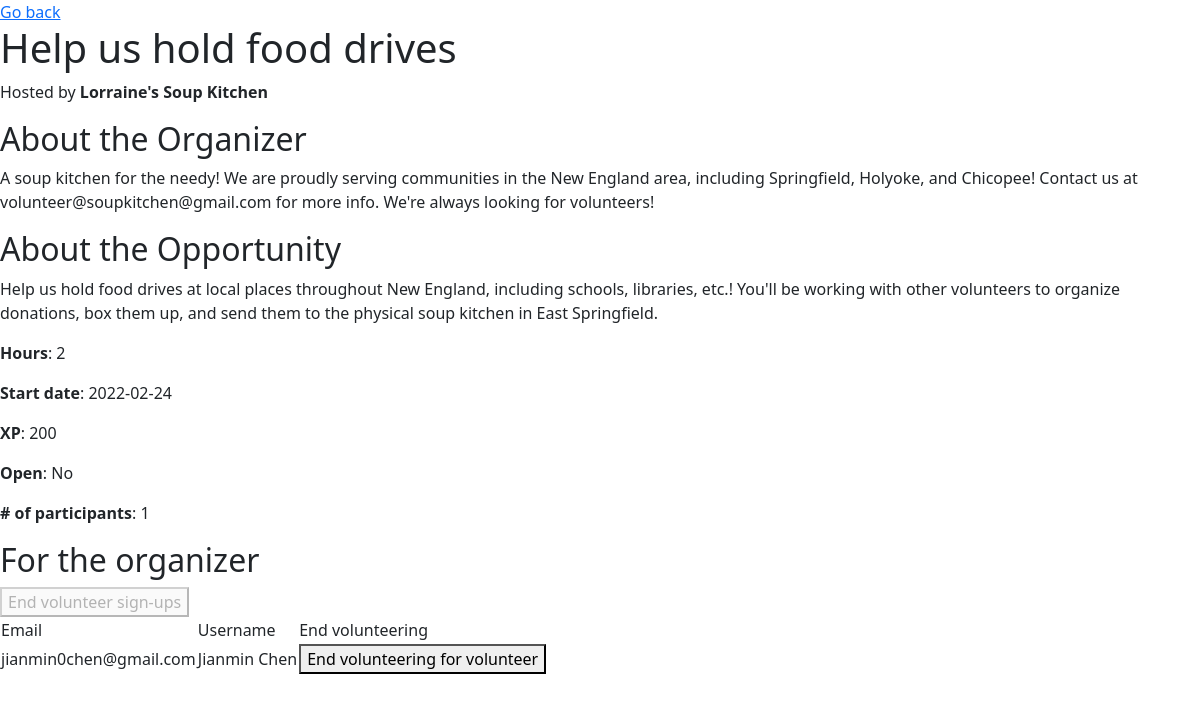
Screenshot of /opportunity/1 (signed in) with the database file from the repository.
### database.py (models this page shows)
class Event(db.Model):
    __tablename__ = "events"
    id = db.Column(db.Integer, primary_key=True)
    title = db.Column(db.String(64), nullable=False)
    description = db.Column(db.String(512), nullable=False)
    hours = db.Column(db.SmallInteger, nullable=False)
    start_date = db.Column(db.Date, default=datetime.utcnow(), nullable=False)
    xp = db.Column(db.SmallInteger, nullable=False)
    ended = db.Column(db.Boolean, default=False, nullable=False)
    organization_id = db.Column(db.String, db.ForeignKey("organizations.id"), nullable=False)
    organizer = db.relationship("Organization", back_populates="events")
    participants = db.relationship("Participant", back_populates="event")

class Organization(db.Model):
    __tablename__ = "organizations"
    id = db.Column(db.String, primary_key=True)
    name = db.Column(db.String(64), nullable=False, unique=True)
    description = db.Column(db.String(512), nullable=False)
    password = db.Column(db.String, nullable=False)
    events = db.relationship("Event", back_populates="organizer")

class Participant(db.Model):
    __tablename__ = "participants"
    id = db.Column(db.Integer, primary_key=True)
    user_id = db.Column(db.String, db.ForeignKey("users.id"), nullable=False)
    event_id = db.Column(db.Integer, db.ForeignKey("events.id"), nullable=False)
    xp_given = db.Column(db.Boolean, default=False, nullable=False)
    event = db.relationship("Event", back_populates="participants")
    user = db.relationship("User", back_populates="events")

class User(db.Model):
    __tablename__ = "users"
    id = db.Column(db.String, primary_key=True)
    username = db.Column(db.String(64), nullable=False, unique=True)
    email = db.Column(db.String(64), nullable=False, unique=True)
    password = db.Column(db.String, nullable=False)
    xp = db.Column(db.Integer, default=0, nullable=False)
    events = db.relationship("Participant", back_populates="user")

### routes/events.py (the view, shortened to what this page needs)
@blueprint.route("/opportunity/<id>")
@authorize_both
def opportunity(id):
    opportunity = db.session.execute(
        select(Event).where(Event.id == id)
    ).fetchone()
    if not opportunity:
        flash("No opportunity found.")
        return redirect("/")
    opportunity = opportunity[0]
    is_organizer = False
    joined = False
    if opportunity.organization_id == session["id"]:
        is_organizer = True
    return render_template("opportunity.html", opportunity=opportunity, is_organizer=is_organizer, joined=joined)

### app.py (called while the page is built)
@app.after_request
def after_request(response):
    response.headers["Cache-Control"] = "no-cache, no-store, must-revalidate"
    response.headers["Expires"] = 0
    response.headers["Pragma"] = "no-cache"
    return response

### helpers.py (called while the page is built)
def logged_in_as_user():
    if session.get("id") is None or session.get("password") is None:
        return False
    query = db.session.execute(
        select(User).where(User.id == session["id"])
    ).fetchone()
    if not query:
        return False
    elif not check_password_hash(query[0].password, session["password"]):
        return False
    return True

def logged_in_as_organization():
    if session.get("id") is None or session.get("password") is None:
        return False
    query = db.session.execute(
        select(Organization).where(Organization.id == session["id"])
    ).fetchone()
    if not query:
        return False
    elif not check_password_hash(query[0].password, session["password"]):
        return False
    return True

def authorize_both(f):
    @wraps(f)
    def decorate(*args, **kwargs):
        if not logged_in_as_user() and not logged_in_as_organization():
            flash("Oops, looks like you need to log in first!")
            return redirect("/signin")
        return f(*args, **kwargs)
    return decorate

### templates/opportunity.html (shortened to what this page needs)
{% extends "layout.html" %}
{% block body %}
    <a href="{{ url_for('general.index') }}">Go back</a>
    <h1>{{ opportunity.title }}</h1>
    <p>Hosted by <b>{{ opportunity.organizer.name }}</b></p>
    <h2>About the Organizer</h2>
    <p>{{ opportunity.organizer.description }}</p>
    <h2>About the Opportunity</h2>
    <p>{{ opportunity.description }}</p>
    <p><b>Hours</b>: {{ opportunity.hours }}</p>
    <p><b>Start date</b>: {{ opportunity.start_date }}</p>
    <p><b>XP</b>: {{ opportunity.xp }}</p>
    <p><b>Open</b>: {{ "No" if opportunity.ended else "Yes" }}</p>
    <p><b># of participants</b>: {{ opportunity.participants | length }}</p>
    {% if is_organizer %}
        <h2>For the organizer</h2>
        {% if opportunity.participants | length %}
            <table>
                <thead>
                    <tr>
                        <td>Email</td>
                        <td>Username</td>
                        <td>End volunteering</td>
                    </tr>
                </thead>
                <tbody>
                    {% for participant in opportunity.participants %}
                        <tr>
                            <td>{{ participant.user.email }}</td>
                            <td>{{ participant.user.username }}</td>
                            <td>
                                <form action="{{ url_for('events.end_individual') }}" methos="post">
                                    <button type="submit">End volunteering for volunteer</button>
                                </form>
                            </td>
                        </tr>
                    {% endfor %}
                </tbody>
        {% else %}
            <p>No volunteers yet.</p>
        {% endif %}
        {% if not opportunity.ended %}
            <form action="{{ url_for('events.end') }}" method="post">
                <input type="hidden" name="id" value="{{ opportunity.id }}"/>
                <button type="submit">End volunteer sign-ups</button>
            </form>
        {% else %}
            <button disabled>End volunteer sign-ups</button>
        {% endif %}
    {% endif %}
{% endblock %}

### rows the page displays
Event: title "Help us hold food drives", description "Help us hold food drives at local places throughout New England, including schools, libraries, etc.! You'll be working with other volunteers to organize donations, box them up, and send them to the physical soup kitchen in East Springfield.", hours "2", start_date "2022-02-24", xp "200", ended "No"
Organization: organizer.name "Lorraine's Soup Kitchen", organizer.description "A soup kitchen for the needy! We are proudly serving communities in the New England area, including Springfield, Holyoke, and Chicopee! Contact us at volunteer@soupkitchen@gmail.com for more info. We're always looking for volunteers!"
Participant: user.email "jianmin0chen@gmail.com", user.username "Jianmin Chen"

### other values shown
{{ opportunity.participants | length }} "1"
